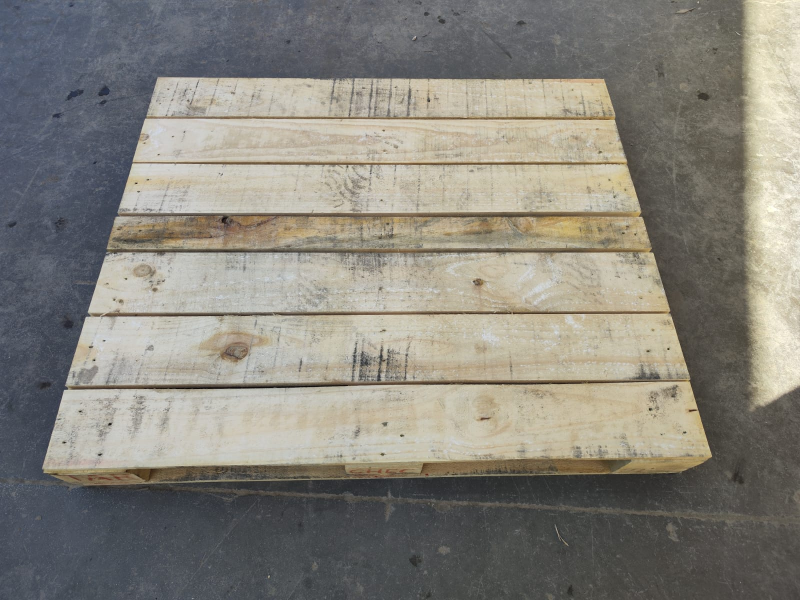
#> input picture Untitled Folder/P_A8.jpeg, 1600 x 1200 px (shown at 1/2 size)
$ jupyter execute PruebaPallet.ipynb
#> lines starting #> are read from the running program, lines starting #| are printed output that depends on the picture; after the words box and inside, x2 and y2 are one past the last pixel; in counts of white or black regions, pixels touching at a corner belong together
[cell 1]
import cv2
import numpy as np
import matplotlib.pyplot as plt

from skimage.io import imread
from skimage import filters
from skimage import feature
from scipy.signal import convolve2d
from scipy.ndimage import median_filter
from matplotlib import pyplot as plt
from skimage.color import rgb2gray

from skimage.morphology import convex_hull_image

[cell 2]
img = imread('P_A8.jpeg')
#> img is the input picture: shape (1200, 1600, 3); mean R, G, B 135.1, 132.1, 123.8

[cell 3]
plt.imshow(img)
plt.show()

[cell 4]
# Convierte la imagen a YCrCb
ycrcb = cv2.cvtColor(img, cv2.COLOR_BGR2YCrCb)
#> ycrcb: shape (1200, 1600, 3); mean of channels 0, 1, 2 130, 123.6, 130.9

# Extrae el canal Y (luminancia)
y_channel = ycrcb[:, :, 0]

# Aplica umbralización para separar el fondo del objeto
_, thresholded = cv2.threshold(y_channel, 180, 250, cv2.THRESH_BINARY)
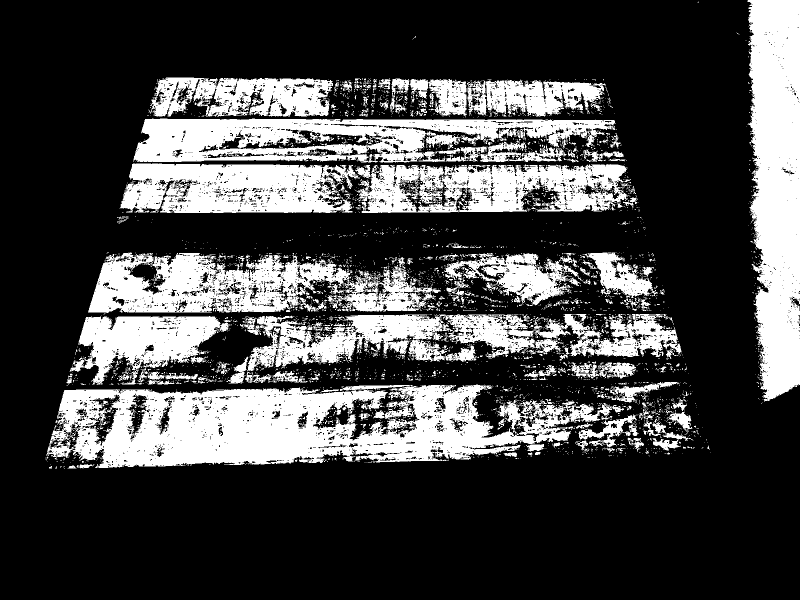
#> thresholded: shape (1200, 1600) (shown at 1/2 size); values 0 (black) and 250 (white), 27.3% white; 3941 white regions (3655 under 20 px)

# Encuentra el contorno del objeto después de eliminar el fondo
contours, _ = cv2.findContours(thresholded, cv2.RETR_EXTERNAL, cv2.CHAIN_APPROX_SIMPLE)
#> contours = 3571 contours, 3410 with area under 20; largest, box (x1, y1, x2, y2) and area: (92, 769, 1248, 936) 125240, (1494, 0, 1600, 803) 69026, (266, 237, 1231, 325) 58366, (176, 505, 882, 626) 54008, (494, 628, 1363, 742) 43676

# Dibuja los contornos en una imagen en blanco
result = np.zeros_like(img)

cv2.drawContours(result, contours, -1, (0, 255, 0), 2)  # Dibuja los contornos en verde
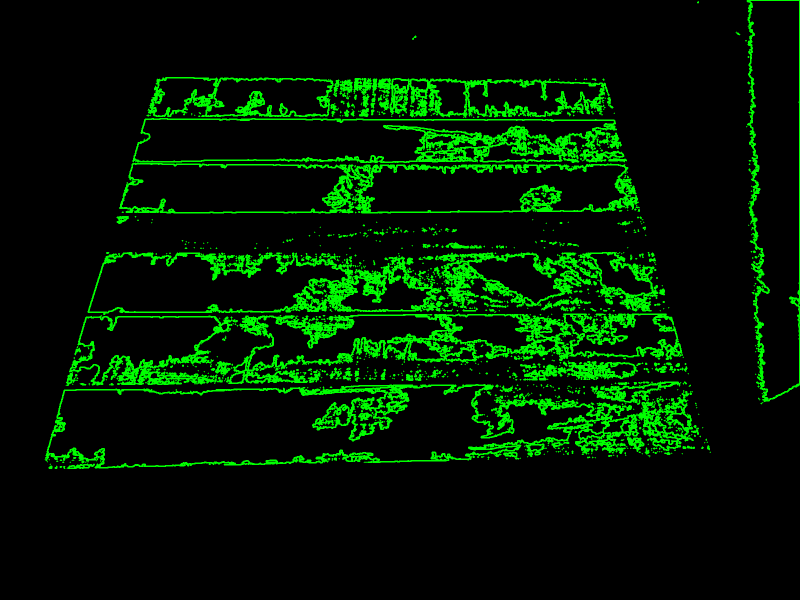
#> result: shape (1200, 1600, 3) (shown at 1/2 size); mean of channels 0, 1, 2 0, 27, 0; drawn as R, G, B

# Mostrar la imagen con el fondo eliminado usando matplotlib
plt.imshow(cv2.cvtColor(result, cv2.COLOR_BGR2RGB))
plt.title("Fondo Eliminado")
plt.axis('off')
plt.show()

[cell 5]
# Define las coordenadas de la esquina superior izquierda y la esquina inferior derecha del área que deseas recortar
x1, y1 = 75, 100  # Coordenadas de la esquina superior izquierda
x2, y2 = 1450, 1000  # Coordenadas de la esquina inferior derecha

# Recorta la imagen
recortada = img[y1:y2, x1:x2]
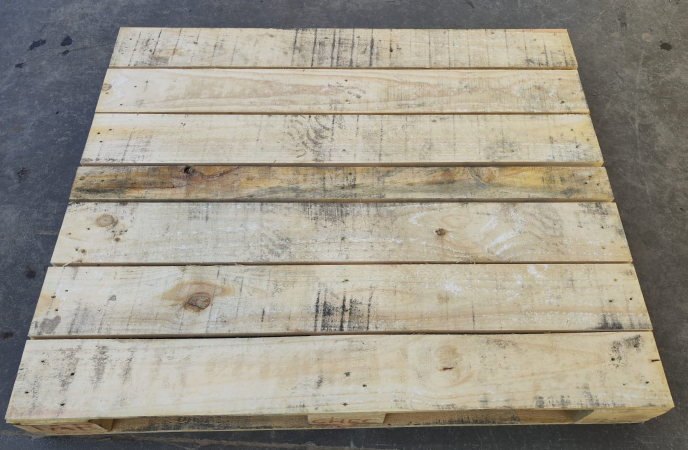
#> recortada: shape (900, 1375, 3) (shown at 1/2 size); mean R, G, B 154.7, 149.4, 136.8

# Muestra la imagen recortada
plt.imshow(recortada)
plt.show()

[cell 6]
# Convierte la imagen a YCrCb
ycrcb = cv2.cvtColor(recortada, cv2.COLOR_BGR2YCrCb)
#> ycrcb: shape (900, 1375, 3); mean of channels 0, 1, 2 146.3, 121.2, 132.7

# Extrae el canal Y (luminancia)
y_channel = ycrcb[:, :, 0]
#> y_channel: shape (900, 1375)

# Aplica umbralización para separar el fondo del objeto
_, thresholded = cv2.threshold(y_channel, 170, 200, cv2.THRESH_BINARY)
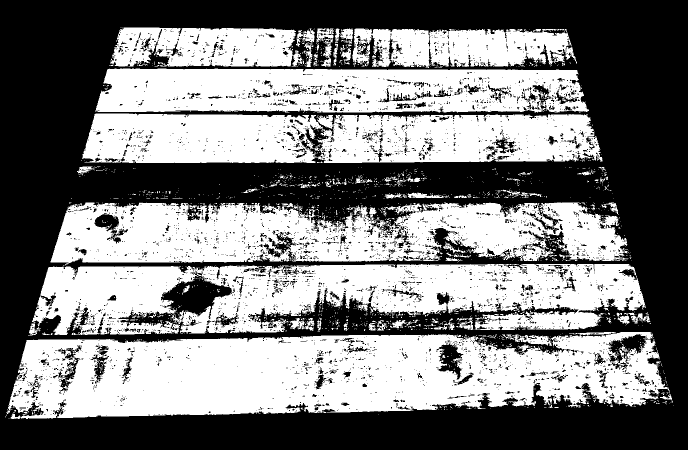
#> thresholded: shape (900, 1375) (shown at 1/2 size); values 0 (black) and 200 (white), 49.3% white; 1919 white regions (1798 under 20 px)

# Encuentra el contorno del objeto después de eliminar el fondo
contours, _ = cv2.findContours(thresholded, cv2.RETR_EXTERNAL, cv2.CHAIN_APPROX_SIMPLE)
#> contours = 1677 contours, 1608 with area under 20; largest, box (x1, y1, x2, y2) and area: (13, 664, 1340, 838) 176254, (64, 528, 1292, 670) 119844, (101, 405, 1257, 531) 108151, (164, 227, 1205, 326) 93383, (191, 137, 1178, 225) 79384

# Dibuja los contornos en una imagen en blanco
result = np.zeros_like(recortada)

cv2.drawContours(result, contours, -1, (0, 255, 0), 2)  # Dibuja los contornos en verde
#> result: shape (900, 1375, 3)

# Mostrar la imagen con el fondo eliminado usando matplotlib
plt.imshow(cv2.cvtColor(result, cv2.COLOR_BGR2RGB))
plt.title("Fondo Eliminado")
plt.axis('off')
plt.show()

[cell 7]
# Convierte la imagen binarizada a formato booleano
binary_image = thresholded.astype(bool)
#> binary_image: shape (900, 1375) bool; 49.3% white; 1919 white regions (1798 under 20 px), largest, box (x1, y1, x2, y2) and area: (13, 664, 1340, 838) 166702, (64, 528, 1292, 670) 113833, (101, 405, 1257, 531) 100075

# Aplica el convex hull a la imagen binarizada
hull = convex_hull_image(binary_image)
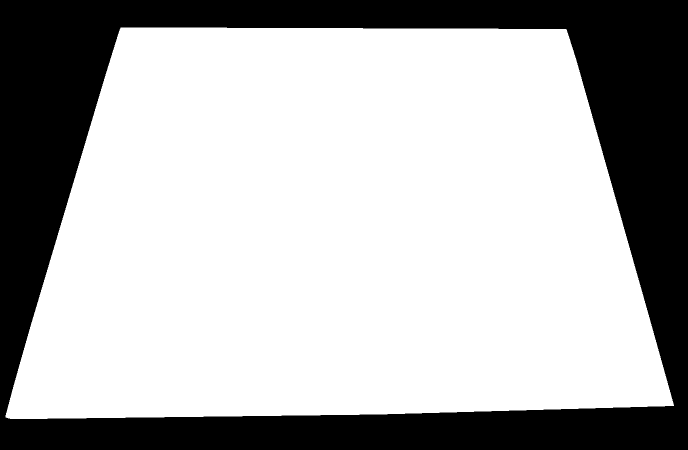
#> hull: shape (900, 1375) bool (shown at 1/2 size); 69.8% white; 1 black region, box (x1, y1, x2, y2) and area: (0, 0, 1375, 900) 373599

# Mostrar la imagen resultante después de aplicar el convex hull
plt.imshow(hull, cmap='gray')
plt.title("Convex Hull")
plt.axis('off')
plt.show()

[cell 8]
canny_edge = cv2.Canny((hull * 255).astype(np.uint8), 100, 200)  # Ajusta los umbrales según sea necesario
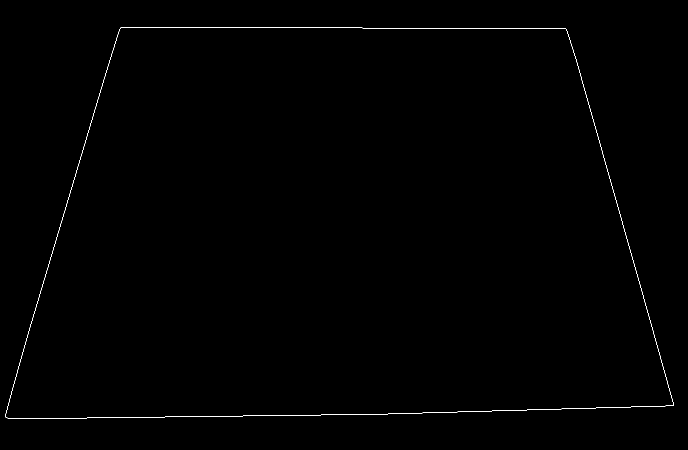
#> canny_edge: shape (900, 1375) (shown at 1/2 size); 0.3% white in thin lines or dots, all inside (x1, y1, x2, y2) = (10, 54, 1348, 838)

# Muestra la imagen del borde obtenido con Canny
plt.imshow(canny_edge, cmap='gray')
plt.title("Borde del Convex Hull con Canny")
plt.axis('off')
plt.show()

[cell 9]
recortada_test=recortada.copy()
canny_test=canny_edge.copy()
plt.imshow(recortada_test)

[cell 10]
corners=cv2.goodFeaturesToTrack(canny_test,4,0.1,400)
#> corners = [[1345, 809], [12, 833], [1131, 59], [242, 56]]
corners=np.intp(corners)

esquinas_guardadas=[]


for corner in corners:
    x,y=corner.ravel()
    cv2.circle(recortada_test,(x,y),5,(255,0,0),-1)
    esquinas_guardadas.append((x, y))
#> this loop made 4 passes
#> recortada_test: shape (900, 1375, 3); 0.03% of pixels changed, all inside (x1, y1, x2, y2) = (7, 51, 1351, 839)
#> after the loop, esquinas_guardadas = [(1345, 809), (12, 833), (1131, 59), (242, 56)]

esquinas_guardadas = np.array(esquinas_guardadas)
#> esquinas_guardadas = [[1345, 809], [12, 833], [1131, 59], [242, 56]]
print("Coordenadas de las esquinas guardadas:")
print(esquinas_guardadas)
#| [[1345  809]
#|  [  12  833]
#|  [1131   59]
#|  [ 242   56]]

plt.imshow(recortada_test)

[cell 11]
corner_coordinates = np.array([[242, 56], [1131, 59],[1345, 809],[12, 833]], dtype=np.float32)

# Define las coordenadas de destino para el warping
# Por ejemplo, puedes definir un rectángulo con un tamaño fijo para la imagen de salida
# Aquí, estamos usando un rectángulo de 400x300 píxeles
width, height = 400, 300
destination_coordinates = np.array([[0, 0], [width - 1, 0], [width - 1, height - 1], [0, height - 1]], dtype=np.float32)

# Calcula la matriz de transformación
transformation_matrix = cv2.getPerspectiveTransform(corner_coordinates, destination_coordinates)
#> transformation_matrix = [[0.45, 0.133, -116.5], [-0.00202, 0.597, -32.96], [-3.07e-05, 0.000665, 1]]

# Lee la imagen original

# Aplica la transformación de perspectiva a la imagen
image_warped = cv2.warpPerspective(recortada_test, transformation_matrix, (width, height))

plt.imshow(recortada_test, cmap='gray')  # Mostrar la imagen original
plt.title('Imagen Original')
plt.show()

plt.imshow(image_warped, cmap='gray')  # Mostrar la imagen transformada
plt.title('Imagen Transformada')
plt.show()

[cell 12]
image_warped_test=image_warped.copy()

[cell 13]
ycrcb = cv2.cvtColor(image_warped_test, cv2.COLOR_BGR2YCrCb)
#> ycrcb: shape (300, 400, 3); mean of channels 0, 1, 2 172.9, 118.2, 135

# Extrae el canal Y (luminancia)
y_channel = ycrcb[:, :, 0]
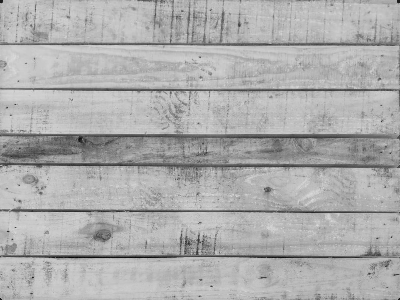
#> y_channel: shape (300, 400); min 8, max 219, mean 172.9

# Aplica umbralización para separar el fondo del objeto
_, thresholded = cv2.threshold(y_channel, 150, 200, cv2.THRESH_BINARY)
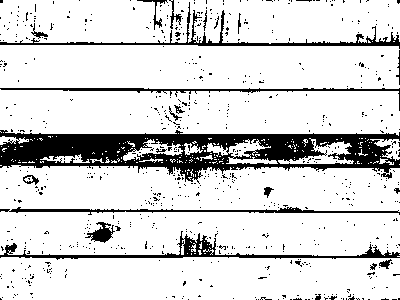
#> thresholded: shape (300, 400); values 0 (black) and 200 (white), 84.6% white; 717 black regions (695 under 20 px)

# Encuentra el contorno del objeto después de eliminar el fondo
contours, _ = cv2.findContours(thresholded, cv2.RETR_EXTERNAL, cv2.CHAIN_APPROX_SIMPLE)
#> contours = 200 contours, 187 with area under 20; largest, box (x1, y1, x2, y2) and area: (0, 165, 400, 256) 31876, (0, 45, 400, 89) 16730, (0, 89, 400, 136) 16646, (0, 257, 400, 300) 16260, (0, 0, 400, 44) 15556

# Dibuja los contornos en una imagen en blanco
result = np.zeros_like(image_warped_test)

cv2.drawContours(result, contours, -1, (0, 255, 0), 2)  # Dibuja los contornos en verde
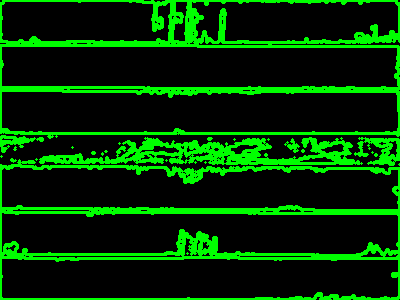
#> result: shape (300, 400, 3); mean of channels 0, 1, 2 0, 52, 0; drawn as R, G, B

# Mostrar la imagen con el fondo eliminado usando matplotlib
plt.imshow(cv2.cvtColor(result, cv2.COLOR_BGR2RGB))
plt.title("Fondo Eliminado")
plt.axis('off')
plt.show()

[cell 14]
corner_coordinates = np.array([[1345, 809], [12, 833], [1131, 59], [242, 56]], dtype=np.float32)

# Ordena las coordenadas de acuerdo con tu lógica
sorted_corner_coordinates = np.zeros_like(corner_coordinates)

# Encuentra la esquina superior izquierda (con los valores mínimos en x e y)
sorted_corner_coordinates[0] = corner_coordinates[np.argmin(np.sum(corner_coordinates, axis=1))]

# Encuentra la esquina superior derecha (con el valor mínimo en y y el valor máximo en x)
sorted_corner_coordinates[1] = corner_coordinates[np.argmin(corner_coordinates[:, 1])]
sorted_corner_coordinates[1, 0] = np.max(corner_coordinates[:, 0])

# Encuentra la esquina inferior derecha (con los valores máximos en x e y)
sorted_corner_coordinates[2] = corner_coordinates[np.argmax(np.sum(corner_coordinates, axis=1))]

# Encuentra la esquina inferior izquierda (con el valor máximo en y y el valor mínimo en x)
sorted_corner_coordinates[3] = corner_coordinates[np.argmax(corner_coordinates[:, 1])]
sorted_corner_coordinates[3, 0] = np.min(corner_coordinates[:, 0])
# Define las coordenadas de destino para el warping
# Por ejemplo, puedes definir un rectángulo con un tamaño fijo para la imagen de salida
# Aquí, estamos usando un rectángulo de 400x300 píxeles
width, height = 400, 300
destination_coordinates = np.array([[0, 0], [width - 1, 0], [width - 1, height - 1], [0, height - 1]], dtype=np.float32)

# Calcula la matriz de transformación
transformation_matrix = cv2.getPerspectiveTransform(sorted_corner_coordinates, destination_coordinates)
#> transformation_matrix = [[0.356, 0.105, -91.96], [5.28e-18, 0.469, -26.28], [-2.35e-05, 0.000264, 1]]

# Lee la imagen original

# Aplica la transformación de perspectiva a la imagen
image_warped = cv2.warpPerspective(recortada_test, transformation_matrix, (width, height))
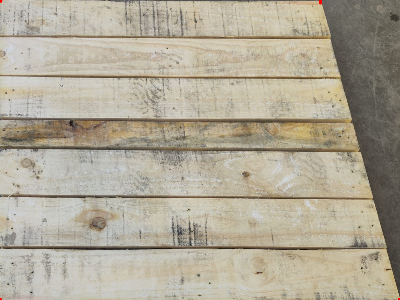
#> image_warped: shape (300, 400, 3); mean R, G, B 175.8, 168.7, 151.5

plt.imshow(recortada_test, cmap='gray')  # Mostrar la imagen original
plt.title('Imagen Original')
plt.show()

plt.imshow(image_warped, cmap='gray')  # Mostrar la imagen transformada
plt.title('Imagen Transformada')
plt.show()
